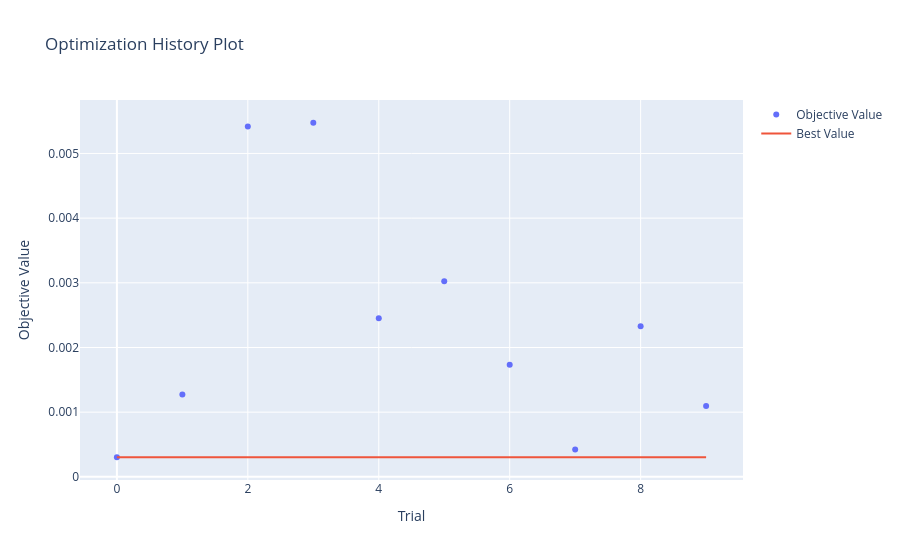

The code cell stored with this chart in its notebook:
### Code cell
import optuna.visualization as vis

vis.plot_optimization_history(study)

### Figure 1 — Plotly figure (JSON) as saved in the notebook; plotly's stock layout.template omitted (floating-point values rounded to 4 significant figures)
{"data": [{"mode": "markers", "name": "Objective Value", "type": "scatter", "x": [0, 1, 2, 3, 4, 5, 6, 7, 8, 9], "y": [0.0003031, 0.001272, 0.005415, 0.005475, 0.002454, 0.003026, 0.001732, 0.0004235, 0.002329, 0.001094]}, {"mode": "lines", "name": "Best Value", "type": "scatter", "x": [0, 1, 2, 3, 4, 5, 6, 7, 8, 9], "y": [0.0003031, 0.0003031, 0.0003031, 0.0003031, 0.0003031, 0.0003031, 0.0003031, 0.0003031, 0.0003031, 0.0003031]}, {"marker": {"color": "#cccccc"}, "mode": "markers", "name": "Infeasible Trial", "showlegend": false, "type": "scatter", "x": [], "y": []}], "layout": {"title": {"text": "Optimization History Plot"}, "xaxis": {"title": {"text": "Trial"}}, "yaxis": {"title": {"text": "Objective Value"}}}}
